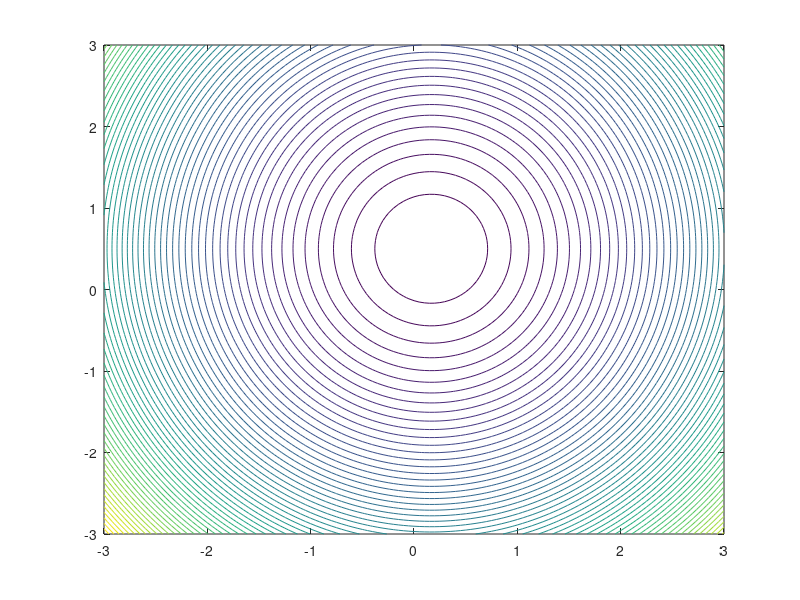

The MATLAB script that drew this image:

v1 = [-3:0.05:3];
v2 = [-3:0.05:3];
[v1,v2] = meshgrid(v1,v2);

f = 3*v1.^2+2*v2.^2-v1-2*v2;
contour(v1,v2,f,60)
